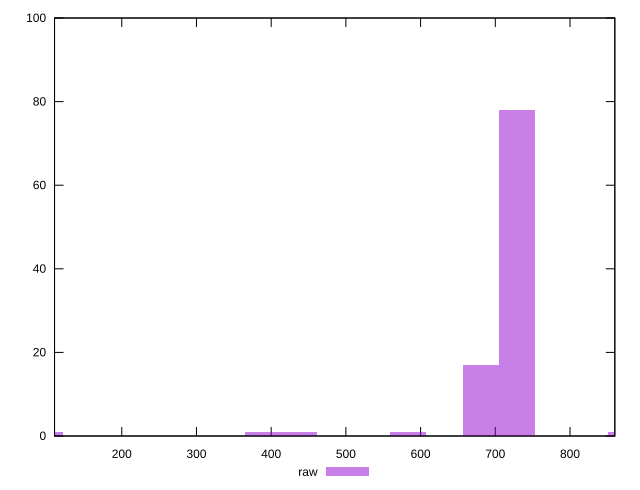

This figure's gnuplot source:
reset

$raw <<EOF
97.22038164030425 1
729.1528623022818 78
680.5426714821298 17
874.9834347627383 1
583.3222898418255 1
388.881526561217 1
437.49171738136914 1
EOF

set key outside below
set boxwidth 48.61019082015213
set xrange [110:860]
set yrange [0:100]
set trange [0:100]
set style fill transparent solid 0.5 noborder
set terminal svg size 640, 490 enhanced background rgb 'white'
set output "reports/report_00031_2021-02-24T23-18-18.084Z/uses-http2/samples/music/raw/histogram.svg"

plot $raw title "raw" with boxes

reset
